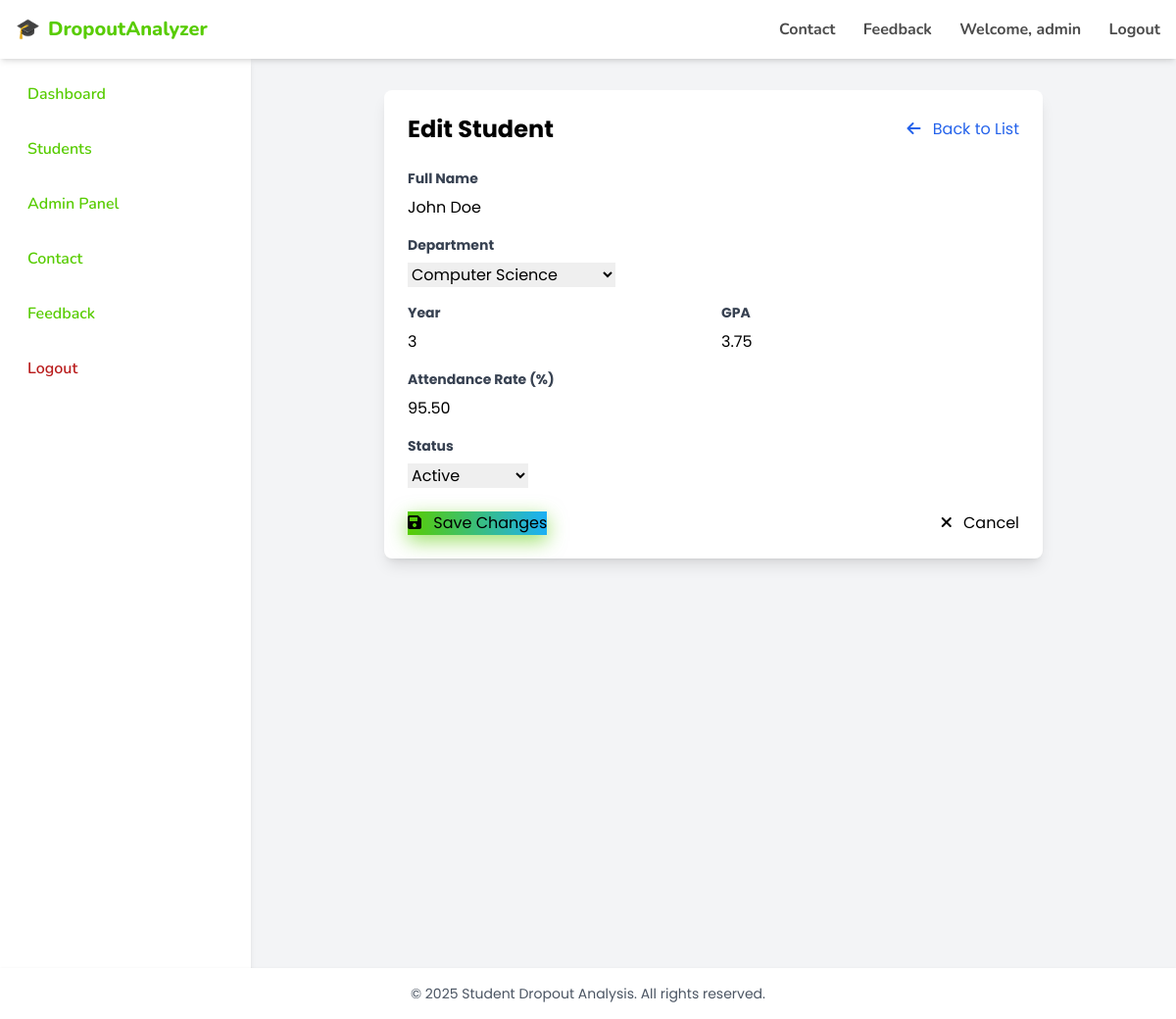
The page /students/edit.php?id=1 (signed in) on the database its author committed.
### tables this page shows
CREATE TABLE IF NOT EXISTS students (
    id INT AUTO_INCREMENT PRIMARY KEY,
    name VARCHAR(100) NOT NULL,
    department VARCHAR(100) NOT NULL,
    year INT NOT NULL,
    gpa DECIMAL(3,2) NOT NULL,
    attendance_rate DECIMAL(5,2) DEFAULT 100.00,
    status ENUM('Active', 'At Risk', 'Dropped Out') NOT NULL DEFAULT 'Active',
    created_at TIMESTAMP DEFAULT CURRENT_TIMESTAMP,
    updated_at TIMESTAMP DEFAULT CURRENT_TIMESTAMP ON UPDATE CURRENT_TIMESTAMP
);

### students/edit.php (the view, shortened to what this page needs)
<?php
require_once "../includes/db.php";
$id = isset($_GET['id']) ? (int)$_GET['id'] : 0;
$stmt = $conn->prepare("SELECT * FROM students WHERE id = ?");
$stmt->bind_param("i", $id);
$stmt->execute();
$result = $stmt->get_result();
$student = $result->fetch_assoc();
?>
<!DOCTYPE html>
<html lang="en">
<head>
    <script src="https://cdn.tailwindcss.com"></script>
    <link rel="stylesheet" href="https://cdnjs.cloudflare.com/ajax/libs/font-awesome/6.0.0-beta3/css/all.min.css" />
    <link rel="stylesheet" href="../assets/css/style.css" />
</head>
<body class="bg-gray-100 min-h-screen">
    <?php include "../components/navbar.php"; ?>
    <div class="flex">
        <?php include "../components/sidebar.php"; ?>
        <main class="flex-1 p-8">
            <div class="max-w-2xl mx-auto">
                <div class="bg-white rounded-lg shadow-lg p-6">
                    <div class="flex items-center justify-between mb-6">
                        <h1 class="text-2xl font-bold">Edit Student</h1>
                        <a href="view.php" class="text-blue-600 hover:text-blue-800">
                            <i class="fas fa-arrow-left mr-2"></i> Back to List
                        </a>
                    </div>
                    <form method="POST" action="">
                        <div class="mb-4">
                            <label class="block text-gray-700 text-sm font-bold mb-2" for="name">
                                Full Name
                            </label>
                            <input type="text" id="name" name="name"
                                   value="<?= htmlspecialchars($student['name']) ?>"
                                   class="form-input" required>
                        </div>
                        <div class="mb-4">
                            <label class="block text-gray-700 text-sm font-bold mb-2" for="department">
                                Department
                            </label>
                            <select id="department" name="department" class="form-input" required>
                                <option value="Computer Science" <?= $student['department'] === 'Computer Science' ? 'selected' : '' ?>>Computer Science</option>
                            </select>
                        </div>
                        <div class="grid grid-cols-2 gap-4 mb-4">
                            <div>
                                <label class="block text-gray-700 text-sm font-bold mb-2" for="year">
                                    Year
                                </label>
                                <input type="number" id="year" name="year"
                                       value="<?= htmlspecialchars($student['year']) ?>"
                                       min="1" max="5" class="form-input" required>
                            </div>
                            <div>
                                <label class="block text-gray-700 text-sm font-bold mb-2" for="gpa">
                                    GPA
                                </label>
                                <input type="number" id="gpa" name="gpa" step="0.01"
                                       value="<?= htmlspecialchars($student['gpa']) ?>"
                                       min="0" max="10" class="form-input" required>
                            </div>
                        </div>
                        <div class="mb-4">
                            <label class="block text-gray-700 text-sm font-bold mb-2" for="attendance_rate">
                                Attendance Rate (%)
                            </label>
                            <input type="number" id="attendance_rate" name="attendance_rate" step="0.01"
                                   value="<?= htmlspecialchars($student['attendance_rate']) ?>"
                                   min="0" max="100" class="form-input" required>
                        </div>
                        <div class="mb-6">
                            <label class="block text-gray-700 text-sm font-bold mb-2" for="status">
                                Status
                            </label>
                            <select id="status" name="status" class="form-input" required>
                                <option value="Active" <?= $student['status'] === 'Active' ? 'selected' : '' ?>>Active</option>
                            </select>
                        </div>
                        <div class="flex items-center justify-between">
                            <button type="submit" class="btn-primary">
                                <i class="fas fa-save mr-2"></i> Save Changes
                            </button>
                            <a href="view.php" class="btn-danger">
                                <i class="fas fa-times mr-2"></i> Cancel
                            </a>
                        </div>
                    </form>
                </div>
            </div>
        </main>
    </div>
    <?php include "../components/footer.php"; ?>
</body>
</html>

### assets/css/style.css (style rules this page uses)
.btn-primary { @apply bg-blue-600 text-white px-6 py-2 rounded-lg hover:bg-blue-700 transition-colors duration-300; }
.btn-danger { @apply bg-red-600 text-white px-6 py-2 rounded-lg hover:bg-red-700 transition-colors duration-300; }
.form-input { @apply w-full p-3 border border-gray-300 rounded-lg focus:ring-2 focus:ring-blue-500 focus:border-transparent transition-all duration-300; }
.btn-primary { @apply text-white px-6 py-2 rounded-lg border-4 border-green-600 transition-colors duration-300; background: linear-gradient(90deg, #58cc02 0%, #1cb0f6 100%); box-shadow: 0 6px 20px rgba(88, 204, 2, 0.6); border-image-slice: 1; border-image-source: linear-gradient(90deg, #58cc02 0%, #1cb0f6 100%); }
.btn-danger { @apply bg-red-600 text-white px-6 py-2 rounded-lg border-2 border-red-600 hover:bg-red-700 hover:border-red-700 transition-colors duration-300; }
.form-input { @apply w-full p-3 border border-gray-300 rounded-lg focus:ring-2 focus:ring-green-500 focus:border-green-500 transition-all duration-300; }

### students/edit.php (style rules this page uses)
body { font-family: 'Poppins', sans-serif; }

### rows shown on the page
students: name "John Doe", department "Computer Science", year "3", gpa "3.75", attendance_rate "95.50", status "Active"

### other values the page prints
$_SESSION['user_name'] "admin"
